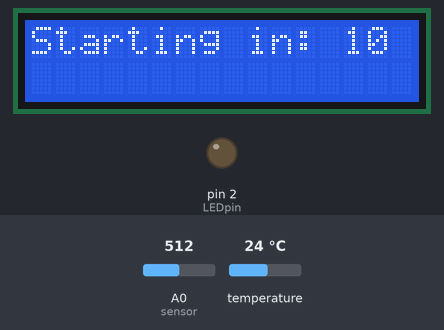
Recording of a sketch running on a simulated Arduino Uno, built with avr-gcc and run on an emulated ATmega328P. On the bench: 16×2 character LCD, output pins drawn as LEDs (lit = HIGH). Inputs (shaded band) come from the test bench; at power-on: A0 (sensor) = 512, temperature 24 °C. What the sketch prints to the serial monitor is not drawn.

Above: at 0.3 s.
At 10.7 s:
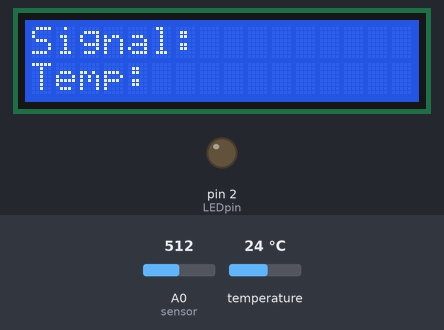
At 22.3 s:
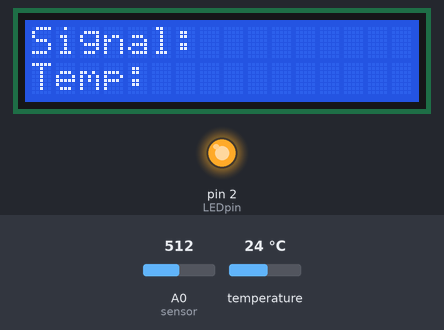
At 35.3 s:
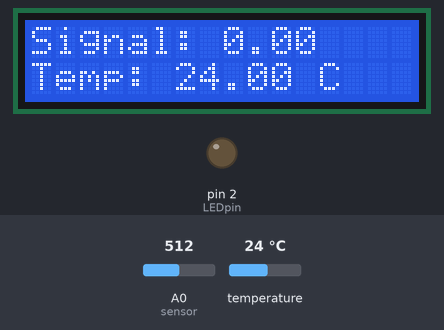
Timing chart, 0 to 36.8 s (numbered marks = the images above):
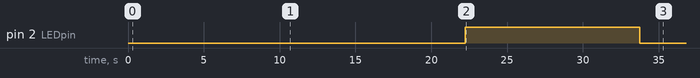

Measured:
- by itself, pin 2 (LEDpin): LOW → HIGH at 22.2 s, → LOW 11.5 s later
- what the display in image 0 shows lasts 1.0 s, from 0.2 s to 1.2 s
- what the display in image 1 shows lasts 23.2 s, from 10.6 s to 33.8 s

The sketch:

measure_v2.ino
```cpp
#include <OneWire.h>
#define ONE_WIRE_BUS 4
#include <DallasTemperature.h>
#include <Wire.h>
#include <LiquidCrystal_I2C.h>
// Set the LCD address to 0x27 for a 16 chars and 2 line display
LiquidCrystal_I2C lcd(0x3F, 16, 2);
OneWire oneWire(ONE_WIRE_BUS);
DallasTemperature sensors(&oneWire);

float darksig = 0;
float lightsig = 0;
float total = 0;
float temp = 0;

int sensor = A0;  // output pin of OPT101 attached to Analog 0
int LEDpin = 2;    // LED + attached to D2

int counter = 0;

void setup() {
  Serial.begin(9600);
  delay(100);
  // initialize the LCD
  lcd.begin();
  // Turn on the blacklight and print a message.
  lcd.backlight();
  counter = 10;
  for (int dummy = 0; dummy < 10; dummy++)
  {
    lcd.setCursor(0, 0);
    lcd.print("                            ");
    lcd.setCursor(0, 0);
    lcd.print("Starting in: ");
    lcd.print(counter);
    counter = abs(counter - 1);
    delay(1000);
  }
  lcd.setCursor(0, 0);
  lcd.print("                                  ");
  lcd.setCursor(0, 0);
  lcd.print("Signal: ");

  lcd.setCursor(0, 1);
  lcd.print("                                  ");
  lcd.setCursor(0, 1);
  lcd.print("Temp: ");

  pinMode (2, OUTPUT); //for cell 1 LED
  delay(1000);
}

void loop() {
  delay(100);

  ODmeasurement(10);
  TEMPmeasurement();
  Serial.print('\n');

  delay(100);
}

void ODmeasurement(int multiplier) {
  darksig = 0;
  digitalWrite(LEDpin, LOW); //ensures cell 1 LED is off!!!!
  for (int dummy = 0; dummy < multiplier; dummy++)
  {
    delay(500);
    darksig = abs(darksig + analogRead(sensor));
    delay(500);
  }
  delay(500);

  lightsig = 0;
  digitalWrite(LEDpin, HIGH); //turns exp LED on
  delay(1000);
  for (int dummy = 0; dummy < multiplier; dummy++)
  {
    delay(500);
    lightsig = (lightsig + analogRead(sensor));
    delay(500);
  }
  delay(500);
  digitalWrite(LEDpin, LOW); //ensures cell 1 LED is off!!!!

  total = abs(lightsig - darksig);

  lcd.setCursor(0, 0);
  lcd.print("                                  ");
  lcd.setCursor(0, 0);
  lcd.print("Signal: ");
  lcd.print(total);

  delay(100);
  Serial.print("cell_1");
  Serial.print(',');
  Serial.print(darksig);
  Serial.print(',');
  Serial.print(lightsig);
  Serial.print(',');
  Serial.print(total);
  Serial.print(',');
}

void TEMPmeasurement()
{
  delay(500) ;
  sensors.requestTemperatures(); // Send the command to get temperature readings
  temp = sensors.getTempCByIndex(0);

  lcd.setCursor(0, 1);
  lcd.print("                                  ");
  lcd.setCursor(0, 1);
  lcd.print("Temp: ");
  lcd.print(temp);
  lcd.print(" C");
  Serial.print(temp);
}
```
